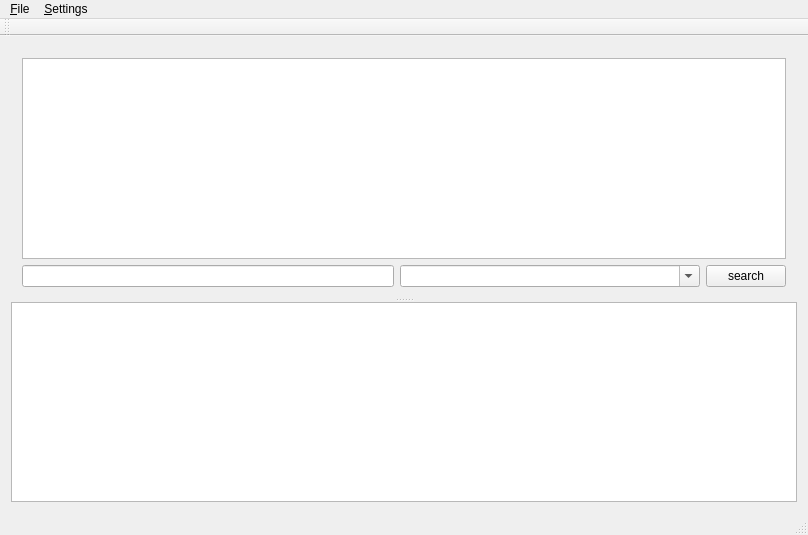
<?xml version="1.0" encoding="UTF-8"?>
<ui version="4.0">
 <class>MainWindow</class>
 <widget class="QMainWindow" name="MainWindow">
  <property name="geometry">
   <rect>
    <x>0</x>
    <y>0</y>
    <width>808</width>
    <height>535</height>
   </rect>
  </property>
  <property name="windowTitle">
   <string>bsrlog</string>
  </property>
  <widget class="QWidget" name="centralWidget">
   <layout class="QGridLayout" name="gridLayout">
    <item row="0" column="0">
     <widget class="QSplitter" name="splitter_2">
      <property name="orientation">
       <enum>Qt::Vertical</enum>
      </property>
      <widget class="QWidget" name="">
       <layout class="QVBoxLayout" name="verticalLayout">
        <item>
         <widget class="QListView" name="listView">
          <property name="uniformItemSizes">
           <bool>true</bool>
          </property>
         </widget>
        </item>
        <item>
         <layout class="QHBoxLayout" name="horizontalLayout">
          <item>
           <widget class="QLineEdit" name="lineEdit_fast_finder">
            <property name="minimumSize">
             <size>
              <width>200</width>
              <height>0</height>
             </size>
            </property>
            <property name="maximumSize">
             <size>
              <width>16777215</width>
              <height>33</height>
             </size>
            </property>
            <property name="font">
             <font>
              <pointsize>9</pointsize>
             </font>
            </property>
           </widget>
          </item>
          <item>
           <widget class="QComboBox" name="comboBox">
            <property name="minimumSize">
             <size>
              <width>300</width>
              <height>0</height>
             </size>
            </property>
            <property name="maximumSize">
             <size>
              <width>16777215</width>
              <height>33</height>
             </size>
            </property>
            <property name="font">
             <font>
              <pointsize>9</pointsize>
             </font>
            </property>
            <property name="contextMenuPolicy">
             <enum>Qt::ActionsContextMenu</enum>
            </property>
            <property name="editable">
             <bool>true</bool>
            </property>
           </widget>
          </item>
          <item>
           <widget class="QPushButton" name="pushButton">
            <property name="maximumSize">
             <size>
              <width>16777215</width>
              <height>33</height>
             </size>
            </property>
            <property name="text">
             <string>search</string>
            </property>
           </widget>
          </item>
         </layout>
        </item>
       </layout>
      </widget>
      <widget class="QListView" name="listView_1"/>
     </widget>
    </item>
   </layout>
  </widget>
  <widget class="QMenuBar" name="menuBar">
   <property name="geometry">
    <rect>
     <x>0</x>
     <y>0</y>
     <width>808</width>
     <height>27</height>
    </rect>
   </property>
   <widget class="QMenu" name="menusettings">
    <property name="title">
     <string>&amp;File</string>
    </property>
    <addaction name="separator"/>
    <addaction name="actionopen"/>
    <addaction name="actionclose"/>
   </widget>
   <widget class="QMenu" name="menusettings_2">
    <property name="title">
     <string>&amp;Settings</string>
    </property>
    <addaction name="actionSearch_list"/>
    <addaction name="actionSettings"/>
   </widget>
   <addaction name="menusettings"/>
   <addaction name="menusettings_2"/>
  </widget>
  <widget class="QToolBar" name="mainToolBar">
   <attribute name="toolBarArea">
    <enum>TopToolBarArea</enum>
   </attribute>
   <attribute name="toolBarBreak">
    <bool>false</bool>
   </attribute>
  </widget>
  <widget class="QStatusBar" name="statusBar"/>
  <action name="actionopen">
   <property name="checkable">
    <bool>false</bool>
   </property>
   <property name="text">
    <string>open</string>
   </property>
   <property name="shortcut">
    <string>Ctrl+O</string>
   </property>
  </action>
  <action name="actionclose">
   <property name="text">
    <string>close</string>
   </property>
  </action>
  <action name="actionSearch_list">
   <property name="text">
    <string>Search list</string>
   </property>
  </action>
  <action name="actionSettings">
   <property name="text">
    <string>Settings</string>
   </property>
  </action>
 </widget>
 <layoutdefault spacing="6" margin="11"/>
 <resources/>
 <connections/>
</ui>
